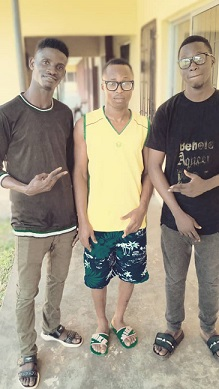
#> input picture Images/friends.jpg, 219 x 389 px
$ python adaptive_inv.py
#> lines starting #> are read from the running program, lines starting #| are printed output that depends on the picture; after the words box and inside, x2 and y2 are one past the last pixel; in counts of white or black regions, pixels touching at a corner belong together
import cv2 as cv
img = cv.imread("Images/friends.jpg")
#> img is the input picture: shape (389, 219, 3); mean B, G, R 130.2, 150.5, 160.8
gray_img = cv.cvtColor(img, cv.COLOR_BGR2GRAY)
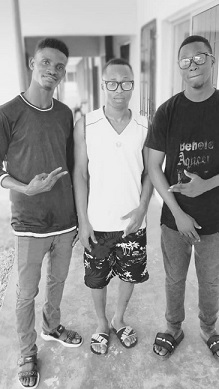
#> gray_img: shape (389, 219); min 8, max 254, mean 151.2
adaptive_inv= cv.adaptiveThreshold(gray_img, 255, cv.ADAPTIVE_THRESH_MEAN_C, cv.THRESH_BINARY_INV, 11, 7)
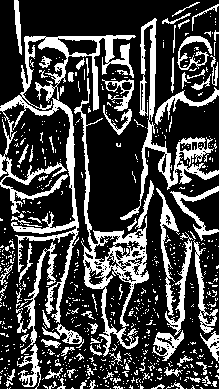
#> adaptive_inv: shape (389, 219); 26.7% white; 701 white regions (614 under 20 px), largest, box (x1, y1, x2, y2) and area: (0, 35, 136, 323) 5687, (74, 78, 149, 357) 3185, (120, 18, 219, 220) 2562
cv.imshow("INVERSE THRESHOLDED IMAGE", adaptive_inv)
cv.waitKey(0)

$ run again, with Images/flex.jpg copied over Images/friends.jpg
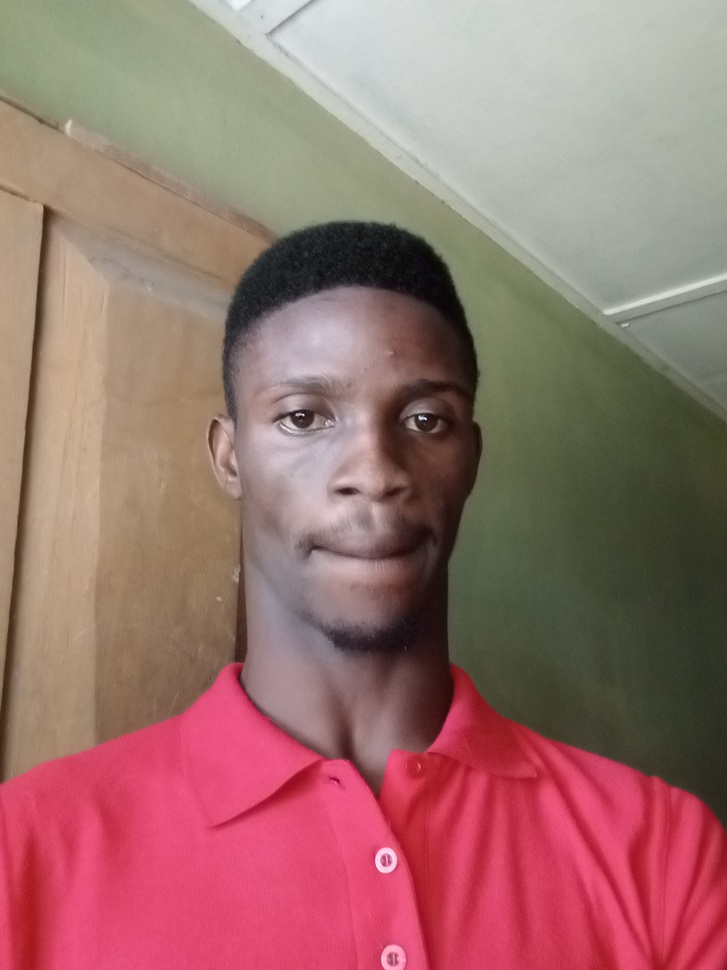
#> input picture Images/flex.jpg, 727 x 970 px, shrunk from 2448 x 3264 before the run
#> img is the input picture: shape (970, 727, 3); mean B, G, R 109.7, 113.4, 154.8
#> `gray_img = cv.cvtColor(img, cv.COLOR_BGR2GRAY)`:
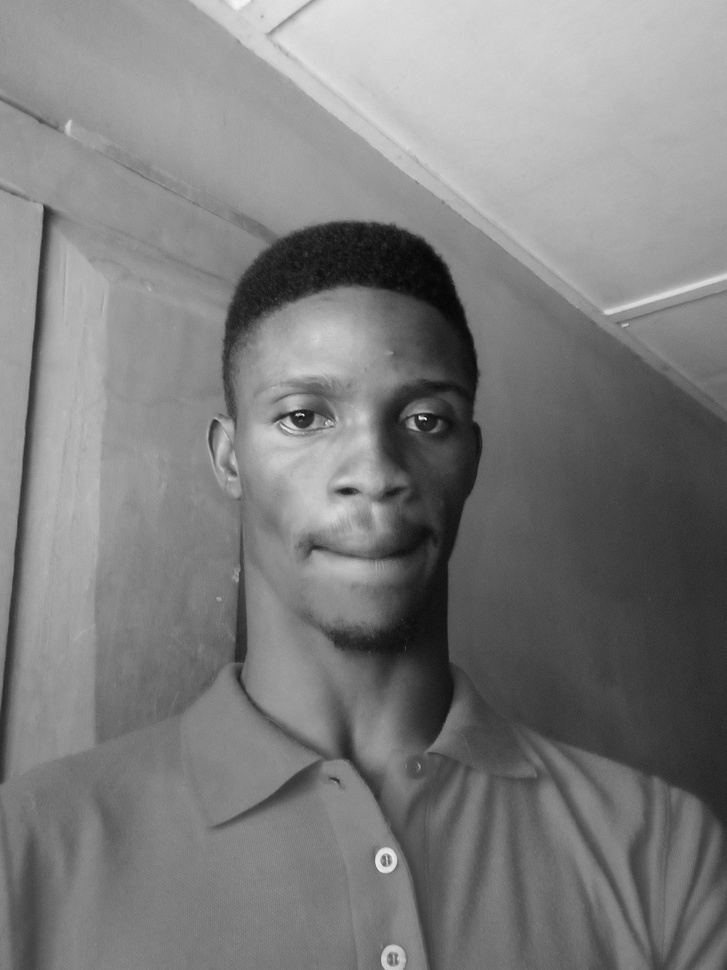
#> gray_img: shape (970, 727); min 4, max 247, mean 125.4
#> `adaptive_inv= cv.adaptiveThreshold(gray_img, 255, cv.ADAPTIVE_THRESH_M..`:
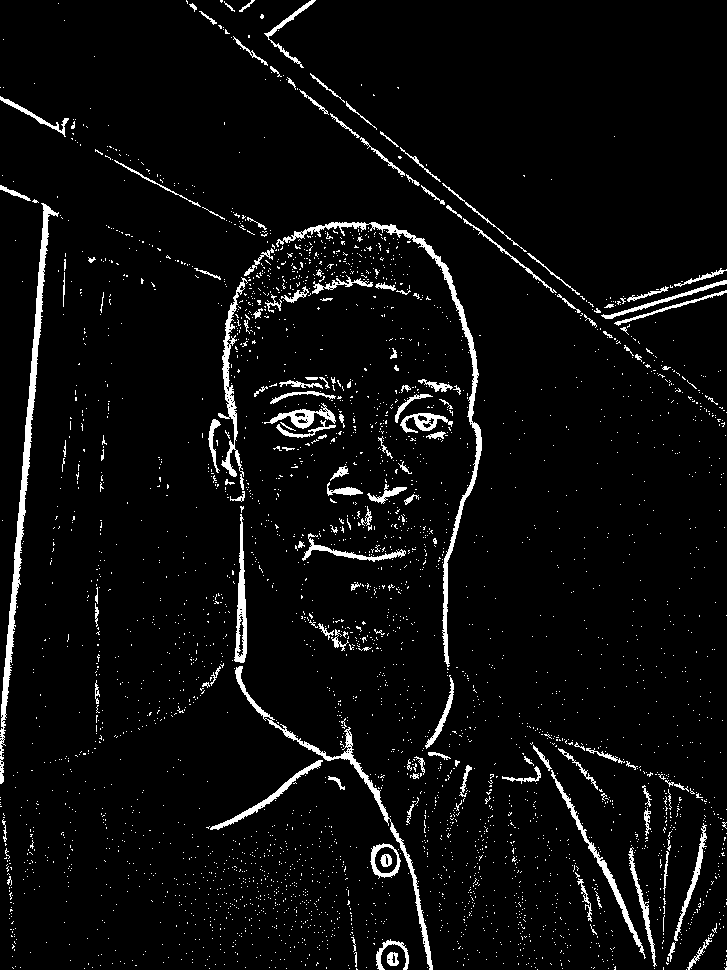
#> adaptive_inv: shape (970, 727); 4.7% white; 3449 white regions (3302 under 20 px), largest, box (x1, y1, x2, y2) and area: (0, 203, 59, 784) 3366, (276, 222, 482, 667) 2896, (235, 666, 433, 970) 1889

$ run again, with Images/seun.jpg copied over Images/friends.jpg
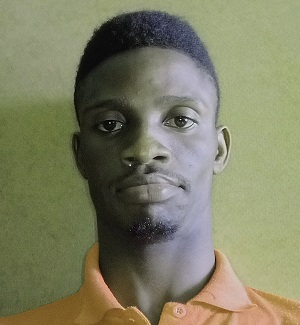
#> input picture Images/seun.jpg, 300 x 325 px
#> img is the input picture: shape (325, 300, 3); mean B, G, R 99.9, 127.1, 126.9
#> `gray_img = cv.cvtColor(img, cv.COLOR_BGR2GRAY)`:
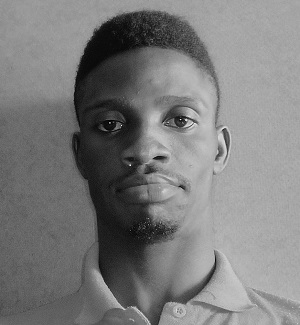
#> gray_img: shape (325, 300); min 0, max 254, mean 123.9
#> `adaptive_inv= cv.adaptiveThreshold(gray_img, 255, cv.ADAPTIVE_THRESH_M..`:
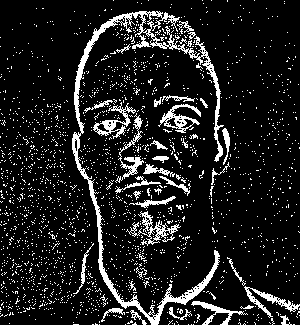
#> adaptive_inv: shape (325, 300); 12.2% white in thin lines or dots
